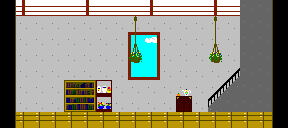

A 2D game scene composited from a Tiled map and its tileset images. What follows is a short description and the map's XML, with every tile layer's data as written:
An orthogonal 18x8 tile map with 16x16 px tiles, 3 tile layers (back_0, back_1, block).

<map version="1.10" tiledversion="1.12.0-1-gd3530f437" orientation="orthogonal" renderorder="right-down" width="18" height="8" tilewidth="16" tileheight="16" infinite="0" nextlayerid="5" nextobjectid="1">
 <tileset firstgid="1" source="../../tileset/tileset_shop_elements.tsx" />
 <layer id="1" name="back_0" width="18" height="8">
  <data encoding="csv">
15,5,4,4,4,5,4,4,4,5,4,4,4,5,4,4,4,16,
15,2,2,2,2,2,2,2,2,2,2,2,2,2,2,2,2,16,
15,2,2,2,2,2,2,2,17,18,2,2,2,2,2,2,2,16,
15,2,2,2,2,2,2,2,17,17,2,2,2,2,2,2,2,16,
15,2,2,2,2,2,2,2,17,17,2,2,2,2,2,2,2,16,
15,2,2,2,2,2,2,2,2,2,2,2,2,2,2,2,2,16,
15,2,2,2,2,2,2,2,2,2,2,2,2,2,2,2,2,16,
15,1,1,1,1,1,1,1,1,1,1,1,1,1,1,1,1,16
</data>
 </layer>
 <layer id="4" name="back_1" width="18" height="8">
  <data encoding="csv">
0,0,0,0,0,0,0,0,0,0,0,0,0,0,0,39,39,0,
0,0,0,0,0,0,0,0,0,0,0,0,0,0,0,39,39,0,
0,0,0,0,0,0,0,0,6,7,0,0,0,0,0,39,39,0,
0,0,0,0,0,0,0,0,11,13,0,0,0,0,0,39,39,0,
0,0,0,0,0,0,0,0,8,9,0,0,0,0,19,39,39,0,
0,0,0,0,0,0,0,0,0,0,0,0,0,28,29,39,39,0,
0,0,0,0,0,0,0,0,0,0,0,0,0,38,39,39,39,0,
0,0,0,0,0,0,0,0,0,0,0,0,0,0,0,0,0,0
</data>
 </layer>
 <layer id="2" name="block" width="18" height="8">
  <data encoding="csv">
0,0,0,0,0,0,0,0,0,0,0,0,0,0,0,0,0,0,
0,0,0,0,0,0,0,0,10,0,0,0,0,10,0,0,0,0,
0,0,0,0,0,0,0,0,20,0,0,47,0,20,0,0,0,0,
0,0,0,0,0,0,0,0,30,0,0,57,0,30,0,0,0,0,
0,0,0,0,0,0,0,0,0,0,0,0,0,0,0,0,0,0,
0,0,0,0,24,25,22,0,0,0,0,21,0,0,0,0,0,0,
0,0,0,0,34,35,23,46,0,0,0,31,0,0,0,0,0,0,
0,0,0,0,0,0,0,0,0,0,0,0,0,0,0,0,0,0
</data>
 </layer>
</map>
